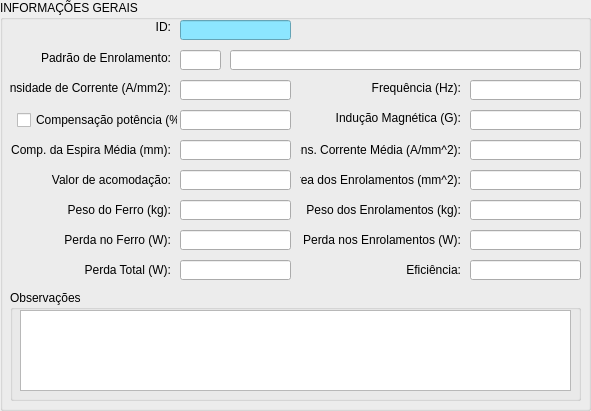
  <widget class="QGroupBox" name="groupBox_2">
   <property name="geometry">
    <rect>
     <x>10</x>
     <y>10</y>
     <width>591</width>
     <height>411</height>
    </rect>
   </property>
   <property name="title">
    <string>INFORMAÇÕES GERAIS</string>
   </property>
   <widget class="QLineEdit" name="lineEdit_patternWindingName">
    <property name="geometry">
     <rect>
      <x>230</x>
      <y>50</y>
      <width>351</width>
      <height>20</height>
     </rect>
    </property>
   </widget>
   <widget class="QLineEdit" name="lineEdit_averageTurnLength">
    <property name="geometry">
     <rect>
      <x>180</x>
      <y>140</y>
      <width>111</width>
      <height>20</height>
     </rect>
    </property>
   </widget>
   <widget class="QLineEdit" name="lineEdit_frequency">
    <property name="geometry">
     <rect>
      <x>470</x>
      <y>80</y>
      <width>111</width>
      <height>20</height>
     </rect>
    </property>
    <property name="autoFillBackground">
     <bool>false</bool>
    </property>
    <property name="styleSheet">
     <string notr="true"/>
    </property>
    <property name="text">
     <string/>
    </property>
   </widget>
   <widget class="QCheckBox" name="checkBox_compensation_power">
    <property name="enabled">
     <bool>true</bool>
    </property>
    <property name="geometry">
     <rect>
      <x>17</x>
      <y>110</y>
      <width>161</width>
      <height>20</height>
     </rect>
    </property>
    <property name="text">
     <string>Compensação potência (%):</string>
    </property>
    <property name="checked">
     <bool>false</bool>
    </property>
   </widget>
   <widget class="QLineEdit" name="lineEdit_currentDensity">
    <property name="geometry">
     <rect>
      <x>180</x>
      <y>80</y>
      <width>111</width>
      <height>20</height>
     </rect>
    </property>
    <property name="styleSheet">
     <string notr="true"/>
    </property>
    <property name="text">
     <string/>
    </property>
   </widget>
   <widget class="QLabel" name="label_weightTurns">
    <property name="geometry">
     <rect>
      <x>300</x>
      <y>200</y>
      <width>161</width>
      <height>20</height>
     </rect>
    </property>
    <property name="text">
     <string>Peso dos Enrolamentos (kg):</string>
    </property>
    <property name="alignment">
     <set>Qt::AlignRight|Qt::AlignTrailing|Qt::AlignVCenter</set>
    </property>
   </widget>
   <widget class="QLineEdit" name="lineEdit_weightTurns">
    <property name="geometry">
     <rect>
      <x>470</x>
      <y>200</y>
      <width>111</width>
      <height>20</height>
     </rect>
    </property>
   </widget>
   <widget class="QLabel" name="label_currentDensity">
    <property name="geometry">
     <rect>
      <x>10</x>
      <y>80</y>
      <width>161</width>
      <height>16</height>
     </rect>
    </property>
    <property name="text">
     <string>Densidade de Corrente (A/mm2):</string>
    </property>
    <property name="alignment">
     <set>Qt::AlignRight|Qt::AlignTrailing|Qt::AlignVCenter</set>
    </property>
   </widget>
   <widget class="QLineEdit" name="lineEdit_turnsLoss">
    <property name="geometry">
     <rect>
      <x>470</x>
      <y>230</y>
      <width>111</width>
      <height>20</height>
     </rect>
    </property>
   </widget>
   <widget class="QLineEdit" name="lineEdit_compensation_power">
    <property name="enabled">
     <bool>true</bool>
    </property>
    <property name="geometry">
     <rect>
      <x>180</x>
      <y>110</y>
      <width>111</width>
      <height>20</height>
     </rect>
    </property>
    <property name="styleSheet">
     <string notr="true"/>
    </property>
    <property name="text">
     <string/>
    </property>
   </widget>
   <widget class="QLabel" name="label_patternWinding">
    <property name="enabled">
     <bool>true</bool>
    </property>
    <property name="geometry">
     <rect>
      <x>10</x>
      <y>50</y>
      <width>161</width>
      <height>16</height>
     </rect>
    </property>
    <property name="text">
     <string>Padrão de Enrolamento:</string>
    </property>
    <property name="alignment">
     <set>Qt::AlignRight|Qt::AlignTrailing|Qt::AlignVCenter</set>
    </property>
   </widget>
   <widget class="QLabel" name="label_TurnsLoss">
    <property name="geometry">
     <rect>
      <x>300</x>
      <y>230</y>
      <width>161</width>
      <height>20</height>
     </rect>
    </property>
    <property name="text">
     <string>Perda nos Enrolamentos (W):</string>
    </property>
    <property name="alignment">
     <set>Qt::AlignRight|Qt::AlignTrailing|Qt::AlignVCenter</set>
    </property>
   </widget>
   <widget class="QLabel" name="label_averageTurnLength">
    <property name="geometry">
     <rect>
      <x>10</x>
      <y>140</y>
      <width>161</width>
      <height>20</height>
     </rect>
    </property>
    <property name="text">
     <string>Comp. da Espira Média (mm):</string>
    </property>
    <property name="alignment">
     <set>Qt::AlignRight|Qt::AlignTrailing|Qt::AlignVCenter</set>
    </property>
   </widget>
   <widget class="QLineEdit" name="lineEdit_turnsArea">
    <property name="geometry">
     <rect>
      <x>470</x>
      <y>170</y>
      <width>111</width>
      <height>20</height>
     </rect>
    </property>
   </widget>
   <widget class="QLabel" name="label_frequency">
    <property name="geometry">
     <rect>
      <x>300</x>
      <y>80</y>
      <width>161</width>
      <height>16</height>
     </rect>
    </property>
    <property name="text">
     <string>Frequência (Hz):</string>
    </property>
    <property name="alignment">
     <set>Qt::AlignRight|Qt::AlignTrailing|Qt::AlignVCenter</set>
    </property>
   </widget>
   <widget class="QLabel" name="label_turnsArea">
    <property name="geometry">
     <rect>
      <x>300</x>
      <y>170</y>
      <width>161</width>
      <height>20</height>
     </rect>
    </property>
    <property name="text">
     <string>Área dos Enrolamentos (mm^2):</string>
    </property>
    <property name="alignment">
     <set>Qt::AlignRight|Qt::AlignTrailing|Qt::AlignVCenter</set>
    </property>
   </widget>
   <widget class="QLineEdit" name="lineEdit_densityAverageCurrent">
    <property name="geometry">
     <rect>
      <x>470</x>
      <y>140</y>
      <width>111</width>
      <height>20</height>
     </rect>
    </property>
   </widget>
   <widget class="QLabel" name="label_efficiency">
    <property name="geometry">
     <rect>
      <x>300</x>
      <y>260</y>
      <width>161</width>
      <height>20</height>
     </rect>
    </property>
    <property name="text">
     <string>Eficiência:</string>
    </property>
    <property name="alignment">
     <set>Qt::AlignRight|Qt::AlignTrailing|Qt::AlignVCenter</set>
    </property>
   </widget>
   <widget class="QLineEdit" name="lineEdit_ironWeight">
    <property name="geometry">
     <rect>
      <x>180</x>
      <y>200</y>
      <width>111</width>
      <height>20</height>
     </rect>
    </property>
   </widget>
   <widget class="QLineEdit" name="lineEdit_ironLoss">
    <property name="geometry">
     <rect>
      <x>180</x>
      <y>230</y>
      <width>111</width>
      <height>20</height>
     </rect>
    </property>
   </widget>
   <widget class="QLineEdit" name="lineEdit_totalLoss">
    <property name="geometry">
     <rect>
      <x>180</x>
      <y>260</y>
      <width>111</width>
      <height>20</height>
     </rect>
    </property>
   </widget>
   <widget class="QLabel" name="label_magneticInduction">
    <property name="geometry">
     <rect>
      <x>300</x>
      <y>110</y>
      <width>161</width>
      <height>16</height>
     </rect>
    </property>
    <property name="text">
     <string>Indução Magnética (G):</string>
    </property>
    <property name="alignment">
     <set>Qt::AlignRight|Qt::AlignTrailing|Qt::AlignVCenter</set>
    </property>
   </widget>
   <widget class="QLineEdit" name="lineEdit_efficiency">
    <property name="geometry">
     <rect>
      <x>470</x>
      <y>260</y>
      <width>111</width>
      <height>20</height>
     </rect>
    </property>
   </widget>
   <widget class="QLineEdit" name="lineEdit_magneticInduction">
    <property name="geometry">
     <rect>
      <x>470</x>
      <y>110</y>
      <width>111</width>
      <height>20</height>
     </rect>
    </property>
    <property name="styleSheet">
     <string notr="true"/>
    </property>
    <property name="text">
     <string/>
    </property>
   </widget>
   <widget class="QLabel" name="label_densityAverageCurrent">
    <property name="geometry">
     <rect>
      <x>300</x>
      <y>140</y>
      <width>161</width>
      <height>20</height>
     </rect>
    </property>
    <property name="text">
     <string>Dens. Corrente Média (A/mm^2):</string>
    </property>
    <property name="alignment">
     <set>Qt::AlignRight|Qt::AlignTrailing|Qt::AlignVCenter</set>
    </property>
   </widget>
   <widget class="QLineEdit" name="lineEdit_windowAreaPerSectionTurns">
    <property name="enabled">
     <bool>true</bool>
    </property>
    <property name="geometry">
     <rect>
      <x>180</x>
      <y>170</y>
      <width>111</width>
      <height>20</height>
     </rect>
    </property>
    <property name="styleSheet">
     <string notr="true"/>
    </property>
    <property name="text">
     <string/>
    </property>
   </widget>
   <widget class="QLabel" name="label_ironLoss">
    <property name="geometry">
     <rect>
      <x>10</x>
      <y>230</y>
      <width>161</width>
      <height>20</height>
     </rect>
    </property>
    <property name="text">
     <string>Perda no Ferro (W):</string>
    </property>
    <property name="alignment">
     <set>Qt::AlignRight|Qt::AlignTrailing|Qt::AlignVCenter</set>
    </property>
   </widget>
   <widget class="QLabel" name="label_totalLoss">
    <property name="geometry">
     <rect>
      <x>10</x>
      <y>260</y>
      <width>161</width>
      <height>20</height>
     </rect>
    </property>
    <property name="text">
     <string>Perda Total (W):</string>
    </property>
    <property name="alignment">
     <set>Qt::AlignRight|Qt::AlignTrailing|Qt::AlignVCenter</set>
    </property>
   </widget>
   <widget class="QLabel" name="label_windowAreaPerSectionTurns">
    <property name="enabled">
     <bool>true</bool>
    </property>
    <property name="geometry">
     <rect>
      <x>10</x>
      <y>170</y>
      <width>161</width>
      <height>20</height>
     </rect>
    </property>
    <property name="text">
     <string>Valor de acomodação:</string>
    </property>
    <property name="alignment">
     <set>Qt::AlignRight|Qt::AlignTrailing|Qt::AlignVCenter</set>
    </property>
   </widget>
   <widget class="QLabel" name="label_ironWeight">
    <property name="geometry">
     <rect>
      <x>10</x>
      <y>200</y>
      <width>161</width>
      <height>20</height>
     </rect>
    </property>
    <property name="text">
     <string>Peso do Ferro (kg):</string>
    </property>
    <property name="alignment">
     <set>Qt::AlignRight|Qt::AlignTrailing|Qt::AlignVCenter</set>
    </property>
   </widget>
   <widget class="QLineEdit" name="lineEdit_id">
    <property name="geometry">
     <rect>
      <x>180</x>
      <y>20</y>
      <width>111</width>
      <height>20</height>
     </rect>
    </property>
    <property name="styleSheet">
     <string notr="true">background-color: rgb(140, 230, 255);</string>
    </property>
   </widget>
   <widget class="QLabel" name="label">
    <property name="geometry">
     <rect>
      <x>10</x>
      <y>20</y>
      <width>161</width>
      <height>13</height>
     </rect>
    </property>
    <property name="text">
     <string>ID:</string>
    </property>
    <property name="alignment">
     <set>Qt::AlignRight|Qt::AlignTrailing|Qt::AlignVCenter</set>
    </property>
   </widget>
   <widget class="QGroupBox" name="groupBox_observation">
    <property name="geometry">
     <rect>
      <x>10</x>
      <y>290</y>
      <width>571</width>
      <height>111</height>
     </rect>
    </property>
    <property name="title">
     <string>Observações</string>
    </property>
    <widget class="QTextEdit" name="textEdit_observation">
     <property name="geometry">
      <rect>
       <x>10</x>
       <y>20</y>
       <width>551</width>
       <height>81</height>
      </rect>
     </property>
    </widget>
   </widget>
   <widget class="QLineEdit" name="lineEdit_patternWindingNumber">
    <property name="geometry">
     <rect>
      <x>180</x>
      <y>50</y>
      <width>41</width>
      <height>20</height>
     </rect>
    </property>
   </widget>
  </widget>
